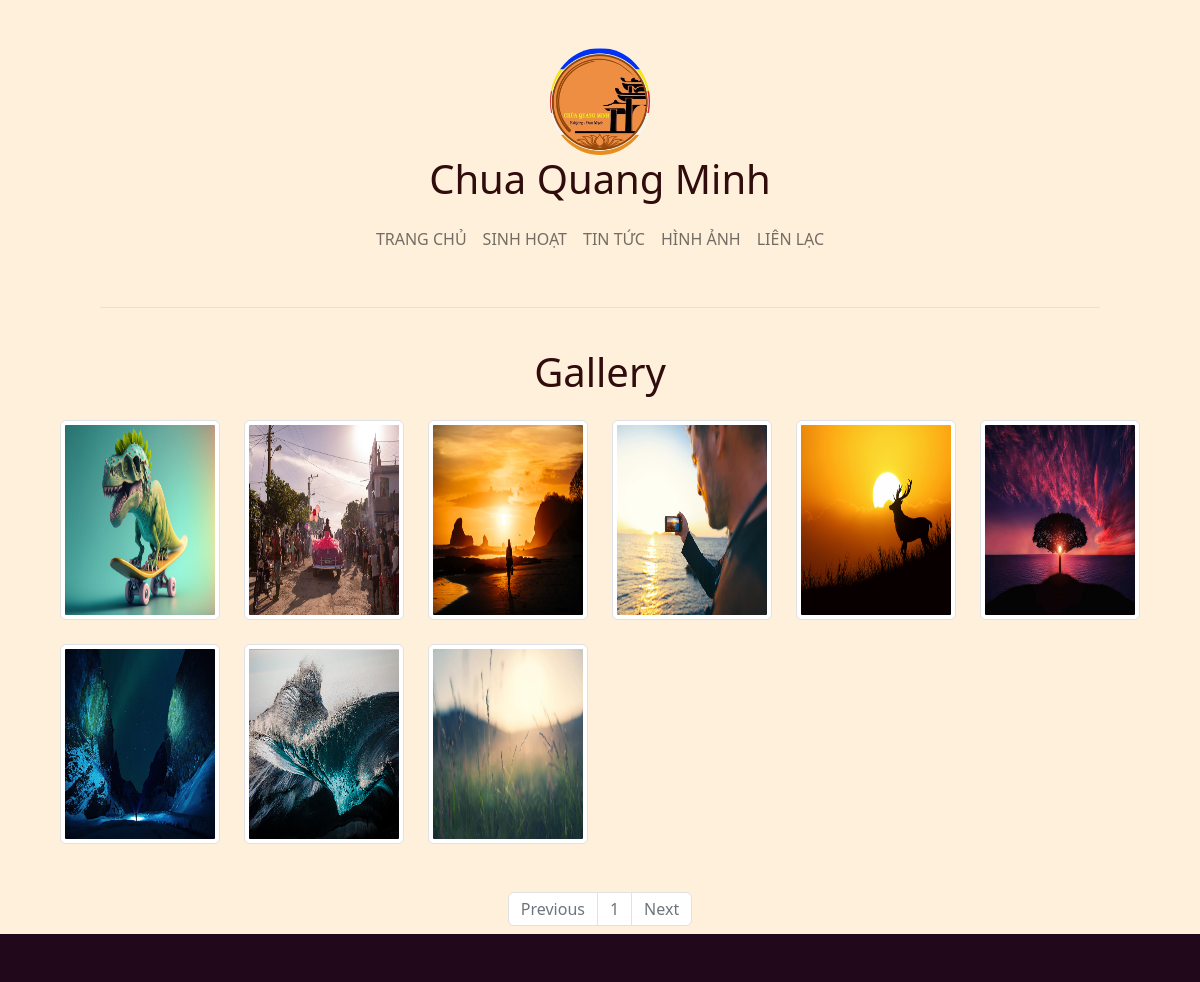
/photo, run on an earlier commit of the app's database.
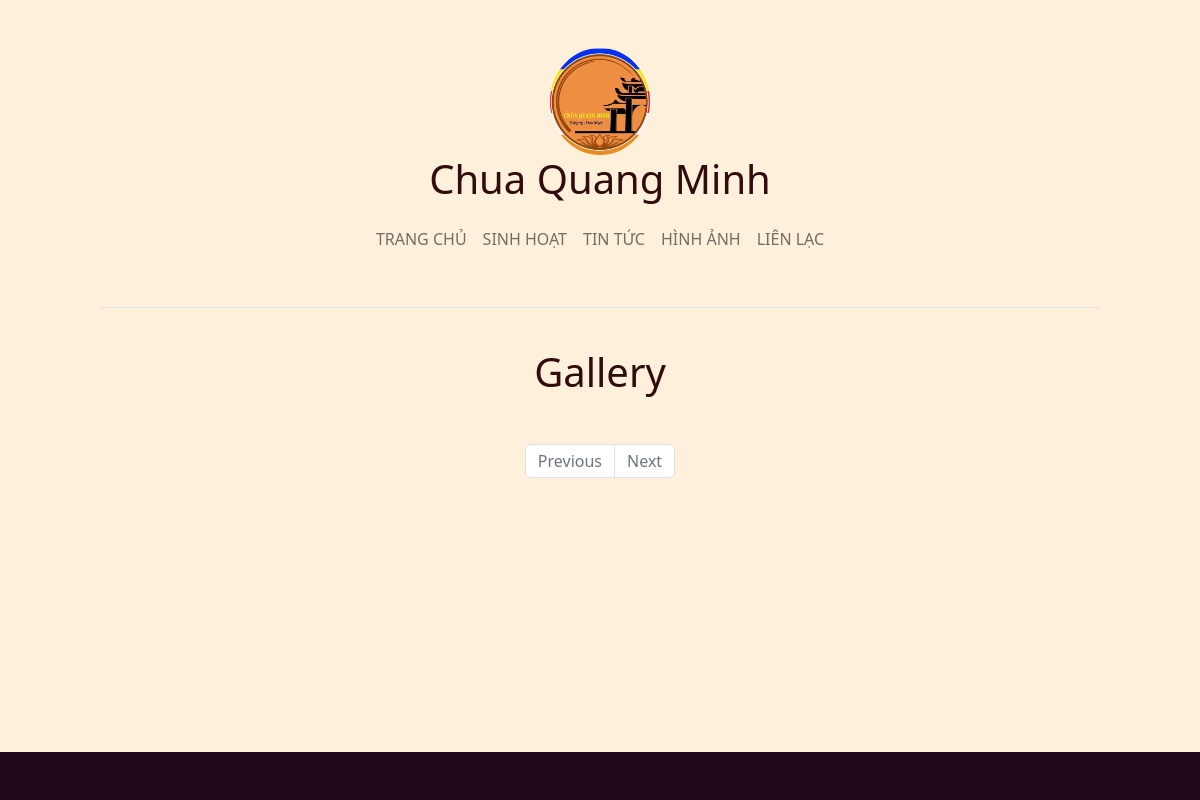
And on a later commit of the database.
### tables this page shows
CREATE TABLE Photo
(
    photoID INT AUTO_INCREMENT NOT NULL PRIMARY KEY,
    alt     VARCHAR(255),
    photo   VARCHAR(500),
    month   TINYINT,
    year    INT
);

### model/PhotoModel.php (called while the page is built, shortened)
<?php
if (isset($_GET["limit"])) {
    $limit = $_GET["limit"];
} else {
    $limit = 48;
}
if (isset($_GET["skip"])) {
    $skip = $_GET["skip"];
} else {
    $skip = 0;
}
$firstPageQuery = "SELECT * FROM Photo ORDER BY photoID DESC LIMIT $limit";
$pageCountQuery = "SELECT * FROM Photo ORDER BY photoID DESC";

### controller/PhotoController.php (called while the page is built, shortened)
<?php
$photoResultStmt =  $conn->query($firstPageQuery);
$photoResult = $photoResultStmt->fetchAll(PDO::FETCH_ASSOC);
$pageCountStmt = $conn->query($pageCountQuery);
$pageCountResult = $pageCountStmt->fetchAll(PDO::FETCH_ASSOC);
$pageCount = count($pageCountResult);
    ?>

### view/photo.php (the view, shortened to what this page needs)
<?php
require("rootPath.php");
require $rootPath . "model/PhotoModel.php";
require $rootPath . "controller/PhotoController.php";
?>
<div class="container">
    <div class="row justify-content-center">
        <div class="col-12 col-sm-8 col-lg-6">
            <div class="text-center py-3">
                <h1>Gallery</h1>
            </div>
        </div>
    </div>
    <div class="row">
        <?php
        $i = 1;
        foreach ($photoResult
        as $row) { ?>
        <div class="col-sm-12 col-lg-2">
            <div class="card-wrapper mb-4">
                <form method="post" action="/photo?action=photos&photoID=&photoID=<?php echo $row['photoID'] ?>"
                      target="photo">
                    <img class="img-responsive img-thumbnail" src="<?php echo $row['photo'] ?>" alt=""
                         onclick="openModal();currentSlide(<?php echo $i; ?>)"
                         class="hover-shadow">
                </form>
            </div>
        </div>
            <?php $i++;
        } ?>
    </div>
</div>
<br>
<nav class="d-flex justify-content-center">
    <?php
    $photoID = null;
    ?>
    <ul class="pagination">
        <li class="page-item"><a class="page-link text-secondary"
                                 href="/photo?action=photos&photoID=<?php echo($photoID); ?>&limit=<?php echo($limit) ?>&skip=
                            <?php
                                 if (($skip - $limit) >= 0) {
                                     echo($skip - $limit);
                                 } else {
                                     echo($skip);
                                 }
                                 ?>">Previous</a></li>
        <?php
        $pages = ceil($pageCount / $limit);
        for ($i = 0; $i < $pages; $i++) {
            ?>
            <li class="page-item">
                <a class="page-link text-secondary"
                   href="/photo?action=photos&photoID=<?php echo($photoID); ?>&limit=<?php echo($limit) ?>&skip=<?php echo($limit * $i) ?>">
                    <?php echo($i + 1); ?>
                </a>
            </li>
            <?php
        }
        ?>
        <li class="page-item"><a class="page-link text-secondary"
                                 href="/photo?action=photos&photoID=<?php echo($photoID); ?>&limit=<?php echo($limit) ?>&skip=<?php
                                 if (($skip + $limit) <= ($pageCount)) {
                                     echo($skip + $limit);
                                 } else {
                                     echo($skip);
                                 }
                                 ?>">Next</a></li>
    </ul>
</nav>

### view/_partials/links.php (shortened to what this page needs)
<head>
    <link href="https://stackpath.bootstrapcdn.com/bootstrap/4.3.1/css/bootstrap.min.css" rel="stylesheet">
    <link href="https://cdn.jsdelivr.net/npm/bootstrap@5.2.2/dist/css/bootstrap.min.css" rel="stylesheet"
>
    <link rel="stylesheet" href="styles/index.css">
</head>

### view/_partials/header.php (shortened to what this page needs)
<div class="nav-border border-bottom .navbar-expand" style="margin: 0px 100px 0px 100px;">
    <div class="col-sm">
        <div class="container logo-wrap">
            <div class="row pt-5">
                <div class="col-12 text-center">
                    <img class="rounded-circle" src="assets/342550293_964009038067335_7787694622060722146_n.jpg" alt="" style="width: 100px">
                    <h1 class="site-logo">Chua Quang Minh</h1>
                </div>
            </div>
            <nav class="navbar navbar-expand-lg rounded">
                <div class="collapse navbar-collapse" id="navbarsExample09">
                    <ul class="navbar-nav mx-auto">
                        <li class="nav-item">
                            <a class="nav-link" href="/home">TRANG CHỦ</a>
                        </li>
                        <li class="nav-item">
                            <a class="nav-link" href="/event">SINH HOẠT</a>
                        <li class="nav-item">
                            <a class="nav-link" href="/news">TIN TỨC</a>
                        </li>
                        <li class="nav-item">
                            <a class="nav-link" href="/photo">HÌNH ẢNH</a>
                        </li>
                        <li class="nav-item dropdown">
                            <a class="nav-link" href="/contact">LIÊN LẠC</a>
                        </li>
                    </ul>
                </div>
            </nav>
        </div>
    </div>
</div>

### index.php (shortened to what this page needs)
<?php
include("view/_partials/links.php");
include("view/_partials/header.php");
?>
<div class="main-page mx-5">
    <br>
    <?php
    require("router.php");
    ?>
</div>
<?php
include("view/_partials/footer.php");
?>

### router.php (shortened to what this page needs)
<?php
$urlpath = parse_url($_SERVER['REQUEST_URI'], PHP_URL_PATH);
$regex = '/.+?(?=.php|\?)/';
preg_match($regex, $urlpath, $parsedRequest);
if (isset($parsedRequest[0])) {
    $toCheck = $parsedRequest[0];
} else {
    $toCheck = $urlpath;
}
$view = match ($toCheck) {
    '' => '/view/home.php',
    '/' => '/view/home.php',
    '/home' => '/view/home.php',
    '/event' => '/view/event.php',
    '/news' => '/view/news.php',
    '/photo' => '/view/photo.php',
    '/contact' => '/view/contact.php',
    '/article' => '/view/article.php',
    '/login' => '/view/login.php',
    '/logout' => '/view/_partials/logout.php',
    default => null
};
if ($view !== null) {
    require __DIR__ . $view;
} else {
    require __DIR__ . '/view/404.php';
}

### view/_partials/footer.php
<footer class="text-center text-white fixed-bottom" style="background-color: #21081a;">
    <div class="container p-4"></div>
</footer>

### styles/index.css (style rules this page uses)
h1 { color: #310c0c; text-align: center; }
img { max-width: 100%; }
img { vertical-align: middle; border-style: none; }
nav { margin-bottom: 40px; }
.pagination { display: flex; justify-content: center; }
.img-thumbnail { height: 200px; width: 200px; }

What changed in the data, as far as the page shows it:
removed photo: photo (picture)
removed photo: photo (picture)
removed photo: photo (picture)
removed photo: photo (picture)
removed photo: photo (picture)
removed photo: photo (picture)
removed photo: photo (picture)
removed photo: photo (picture)
removed photo: photo (picture)
Also different on the page:
list line gone: "1"
